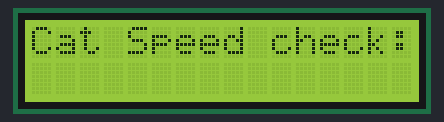
Recording of a sketch running on a simulated Arduino Uno, built with avr-gcc and run on an emulated ATmega328P. Shown: 16×2 character LCD.

Above: at 0.1 s.
At 6.2 s:
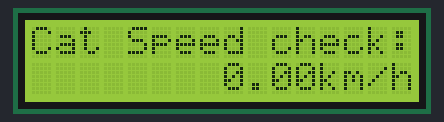

The sketch:

HB100_LCD_Output.ino
```cpp
// signal input pin#8 - on UNO
//

#include <FreqMeasure.h>
#include <LiquidCrystal_I2C.h>
LiquidCrystal_I2C lcd(0x27, 16, 2);

void setup() {
  Serial.begin(57600);
  lcd.begin();
  lcd.print("Cat");
  lcd.setCursor(4,0);
  lcd.print("Speed check:");
  FreqMeasure.begin();
}

double sum=0;
int count=0;

void loop() {
  if (FreqMeasure.available()) {
    // average 5 readings together
    sum = sum + FreqMeasure.read();
    count = count + 1;
    if (count > 5) {
      float frequency = FreqMeasure.countToFrequency(sum / count);
      float spd = frequency / 19.49; //conversion from frequency to kilometers per hour (sorry, imperial guys :)
      //to improve speed, we update only the bottom row of the LCD
      lcd.setCursor(0, 1);
      lcd.print("                ");
      lcd.setCursor(0, 1);
      lcd.setCursor(8,1);
      lcd.print(spd);
      lcd.print("km/h");
      sum = 0;
      count = 0;
    }
  }
}
```
